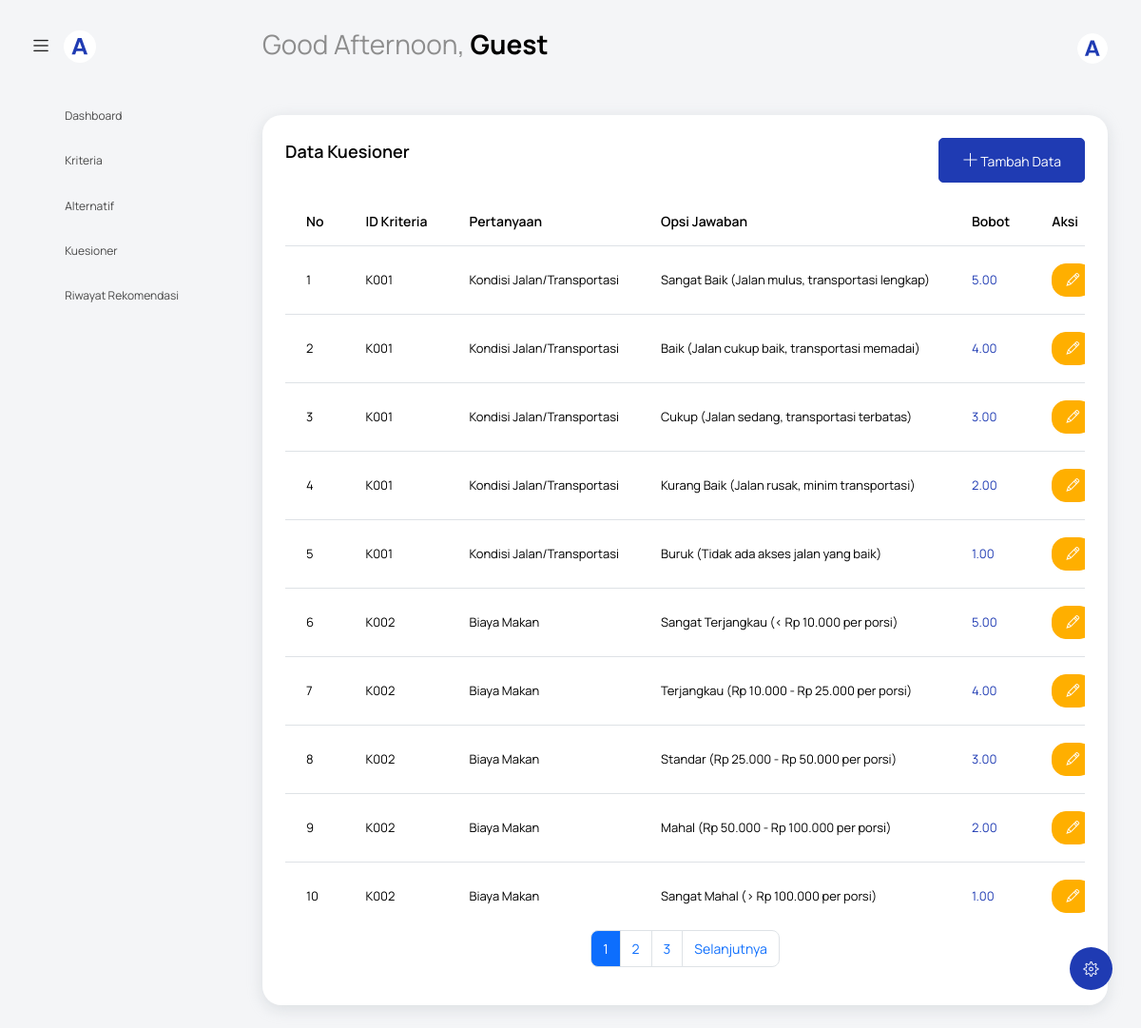
Screenshot of /kuesioner.php with the database file from the repository.
### tables this page shows
CREATE TABLE `kuesioner` (
  `id_kuesioner` int NOT NULL,
  `id_kriteria` varchar(10) NOT NULL,
  `pertanyaan` text NOT NULL,
  `opsi_jawaban_pertanyaan` text NOT NULL,
  `bobot_opsi_jawaban_pertanyaan` decimal(5,2) NOT NULL
);

### kuesioner.php (the view, shortened to what this page needs)
<?php include('template/header.php'); ?>
<body class="with-welcome-text">
    <div class="container-scroller">
        <?php include 'template/navbar.php'; ?>
        <div class="container-fluid page-body-wrapper">
            <?php include 'template/setting_panel.php'; ?>
            <?php include 'template/sidebar.php'; ?>
            <div class="main-panel">
                <div class="content-wrapper">
                    <div class="row">
                        <div class="col-sm-12">
                            <div class="card">
                                <div class="card-body">
                                    <div class="d-flex justify-content-between align-items-center mb-3">
                                        <h4 class="card-title">Data Kuesioner</h4>
                                        <button class="btn btn-primary" data-bs-toggle="modal" data-bs-target="#modalTambahKuesioner">
                                            <i class="ti-plus"></i> Tambah Data
                                        </button>
                                    </div>
                                    <?php
                                    include 'koneksi.php';
                                    $limit = 10;
                                    $page = isset($_GET['page']) ? (int)$_GET['page'] : 1;
                                    $offset = ($page - 1) * $limit;
                                    $total_query = "SELECT COUNT(*) AS total FROM kuesioner";
                                    $total_result = mysqli_query($koneksi, $total_query);
                                    $total_row = mysqli_fetch_assoc($total_result);
                                    $total_pages = ceil($total_row['total'] / $limit);
                                    $query = "SELECT * FROM kuesioner LIMIT $limit OFFSET $offset";
                                    $result = mysqli_query($koneksi, $query);
                                    $no = $offset + 1;
                                    ?>
                                    <div class="table-responsive">
                                        <table class="table table-hover">
                                            <thead>
                                                <tr>
                                                    <th>No</th>
                                                    <th>ID Kriteria</th>
                                                    <th>Pertanyaan</th>
                                                    <th>Opsi Jawaban</th>
                                                    <th>Bobot</th>
                                                    <th>Aksi</th>
                                                </tr>
                                            </thead>
                                            <tbody>
                                                <?php
                                                if (mysqli_num_rows($result) > 0) {
                                                    while ($row = mysqli_fetch_assoc($result)) {
                                                        echo "<tr>
                                    <td>{$no}</td>
                                    <td>{$row['id_kriteria']}</td>
                                    <td>{$row['pertanyaan']}</td>
                                    <td>{$row['opsi_jawaban_pertanyaan']}</td>
                                    <td class='text-primary'>{$row['bobot_opsi_jawaban_pertanyaan']}</td>
                                    <td>
                                      <button class='btn btn-warning btn-sm' data-bs-toggle='modal' data-bs-target='#modalEditKuesioner{$row['id_kuesioner']}'>
                                        <i class='ti-pencil'></i>
                                      </button>
                                      <a href='crud/hapus-kuesioner.php?id={$row['id_kuesioner']}' class='btn btn-danger btn-sm' onclick='return confirm(\"Yakin ingin menghapus?\")'>
                                        <i class='ti-trash'></i>
                                      </a>
                                    </td>
                                  </tr>";
                                                        $no++;
                                                    }
                                                } else {
                                                    echo "<tr><td colspan='6' class='text-center'>Tidak ada data tersedia</td></tr>";
                                                }
                                                ?>
                                            </tbody>
                                        </table>
                                    </div>
                                    <nav>
                                        <ul class="pagination justify-content-center">
                                            <?php for ($i = 1; $i <= $total_pages; $i++) { ?>
                                                <li class="page-item <?php echo ($i == $page) ? 'active' : ''; ?>">
                                                    <a class="page-link" href="?page=<?php echo $i; ?>"><?php echo $i; ?></a>
                                                </li>
                                            <?php } ?>
                                            <?php if ($page < $total_pages) { ?>
                                                <li class="page-item">
                                                    <a class="page-link" href="?page=<?php echo ($page + 1); ?>">Selanjutnya</a>
                                                </li>
                                            <?php } ?>
                                        </ul>
                                    </nav>
                                </div>
                            </div>
                        </div>
                    </div>
                </div>
            </div>
        </div>
    </div>
</body>
</html>

### rows the page displays
kuesioner: id_kriteria "K001", pertanyaan "Kondisi Jalan/Transportasi", opsi_jawaban_pertanyaan "Sangat Baik (Jalan mulus, transportasi lengkap)", bobot_opsi_jawaban_pertanyaan "5.00"
kuesioner: id_kriteria "K001", pertanyaan "Kondisi Jalan/Transportasi", opsi_jawaban_pertanyaan "Baik (Jalan cukup baik, transportasi memadai)", bobot_opsi_jawaban_pertanyaan "4.00"
kuesioner: id_kriteria "K001", pertanyaan "Kondisi Jalan/Transportasi", opsi_jawaban_pertanyaan "Cukup (Jalan sedang, transportasi terbatas)", bobot_opsi_jawaban_pertanyaan "3.00"
kuesioner: id_kriteria "K001", pertanyaan "Kondisi Jalan/Transportasi", opsi_jawaban_pertanyaan "Kurang Baik (Jalan rusak, minim transportasi)", bobot_opsi_jawaban_pertanyaan "2.00"
kuesioner: id_kriteria "K001", pertanyaan "Kondisi Jalan/Transportasi", opsi_jawaban_pertanyaan "Buruk (Tidak ada akses jalan yang baik)", bobot_opsi_jawaban_pertanyaan "1.00"
kuesioner: id_kriteria "K002", pertanyaan "Biaya Makan", opsi_jawaban_pertanyaan "Sangat Terjangkau (< Rp 10.000 per porsi)", bobot_opsi_jawaban_pertanyaan "5.00"
kuesioner: id_kriteria "K002", pertanyaan "Biaya Makan", opsi_jawaban_pertanyaan "Terjangkau (Rp 10.000 - Rp 25.000 per porsi)", bobot_opsi_jawaban_pertanyaan "4.00"
kuesioner: id_kriteria "K002", pertanyaan "Biaya Makan", opsi_jawaban_pertanyaan "Standar (Rp 25.000 - Rp 50.000 per porsi)", bobot_opsi_jawaban_pertanyaan "3.00"
kuesioner: id_kriteria "K002", pertanyaan "Biaya Makan", opsi_jawaban_pertanyaan "Mahal (Rp 50.000 - Rp 100.000 per porsi)", bobot_opsi_jawaban_pertanyaan "2.00"
kuesioner: id_kriteria "K002", pertanyaan "Biaya Makan", opsi_jawaban_pertanyaan "Sangat Mahal (> Rp 100.000 per porsi)", bobot_opsi_jawaban_pertanyaan "1.00"

### other values shown
getGreeting() "Good Afternoon"
$username "Guest"
$item['title'] "Dashboard"
$item['title'] "Kriteria"
$item['title'] "Alternatif"
$item['title'] "Kuesioner"
$item['title'] "Riwayat Rekomendasi"
